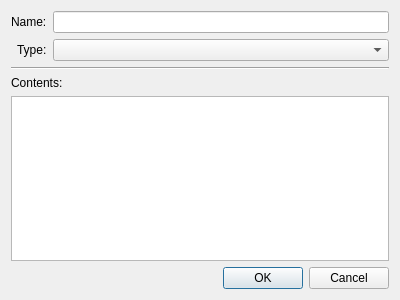
<?xml version="1.0" encoding="UTF-8"?>
<ui version="4.0">
 <class>DialogVariable</class>
 <widget class="QDialog" name="DialogVariable">
  <property name="geometry">
   <rect>
    <x>0</x>
    <y>0</y>
    <width>400</width>
    <height>300</height>
   </rect>
  </property>
  <property name="windowTitle">
   <string>Edit Variable</string>
  </property>
  <layout class="QVBoxLayout" name="verticalLayout">
   <item>
    <layout class="QFormLayout" name="formLayout">
     <property name="labelAlignment">
      <set>Qt::AlignRight|Qt::AlignTrailing|Qt::AlignVCenter</set>
     </property>
     <item row="0" column="0">
      <widget class="QLabel" name="labelName">
       <property name="text">
        <string>Name:</string>
       </property>
      </widget>
     </item>
     <item row="0" column="1">
      <widget class="QLineEdit" name="name"/>
     </item>
     <item row="1" column="0">
      <widget class="QLabel" name="labelType">
       <property name="text">
        <string>Type:</string>
       </property>
      </widget>
     </item>
     <item row="1" column="1">
      <widget class="QComboBox" name="type"/>
     </item>
    </layout>
   </item>
   <item>
    <widget class="Line" name="line">
     <property name="orientation">
      <enum>Qt::Horizontal</enum>
     </property>
    </widget>
   </item>
   <item>
    <widget class="QLabel" name="labelContents">
     <property name="text">
      <string>Contents:</string>
     </property>
    </widget>
   </item>
   <item>
    <widget class="QPlainTextEdit" name="contents">
     <property name="horizontalScrollBarPolicy">
      <enum>Qt::ScrollBarAlwaysOff</enum>
     </property>
     <property name="tabChangesFocus">
      <bool>true</bool>
     </property>
    </widget>
   </item>
   <item>
    <widget class="QDialogButtonBox" name="buttonBox">
     <property name="orientation">
      <enum>Qt::Horizontal</enum>
     </property>
     <property name="standardButtons">
      <set>QDialogButtonBox::Cancel|QDialogButtonBox::Ok</set>
     </property>
    </widget>
   </item>
  </layout>
 </widget>
 <tabstops>
  <tabstop>name</tabstop>
  <tabstop>type</tabstop>
  <tabstop>buttonBox</tabstop>
 </tabstops>
 <resources/>
 <connections>
  <connection>
   <sender>buttonBox</sender>
   <signal>accepted()</signal>
   <receiver>DialogVariable</receiver>
   <slot>accept()</slot>
   <hints>
    <hint type="sourcelabel">
     <x>248</x>
     <y>254</y>
    </hint>
    <hint type="destinationlabel">
     <x>157</x>
     <y>274</y>
    </hint>
   </hints>
  </connection>
  <connection>
   <sender>buttonBox</sender>
   <signal>rejected()</signal>
   <receiver>DialogVariable</receiver>
   <slot>reject()</slot>
   <hints>
    <hint type="sourcelabel">
     <x>316</x>
     <y>260</y>
    </hint>
    <hint type="destinationlabel">
     <x>286</x>
     <y>274</y>
    </hint>
   </hints>
  </connection>
 </connections>
</ui>
